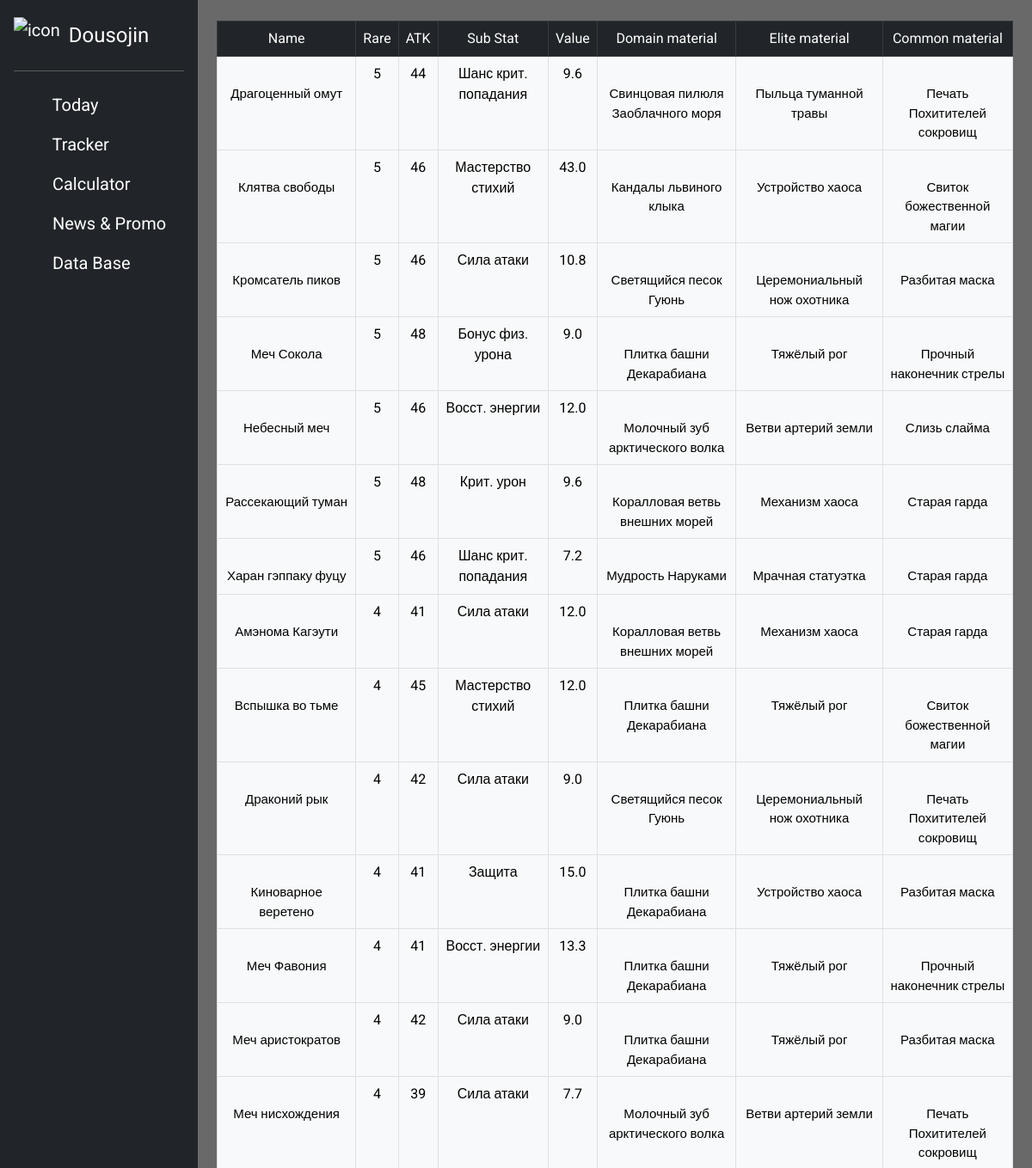
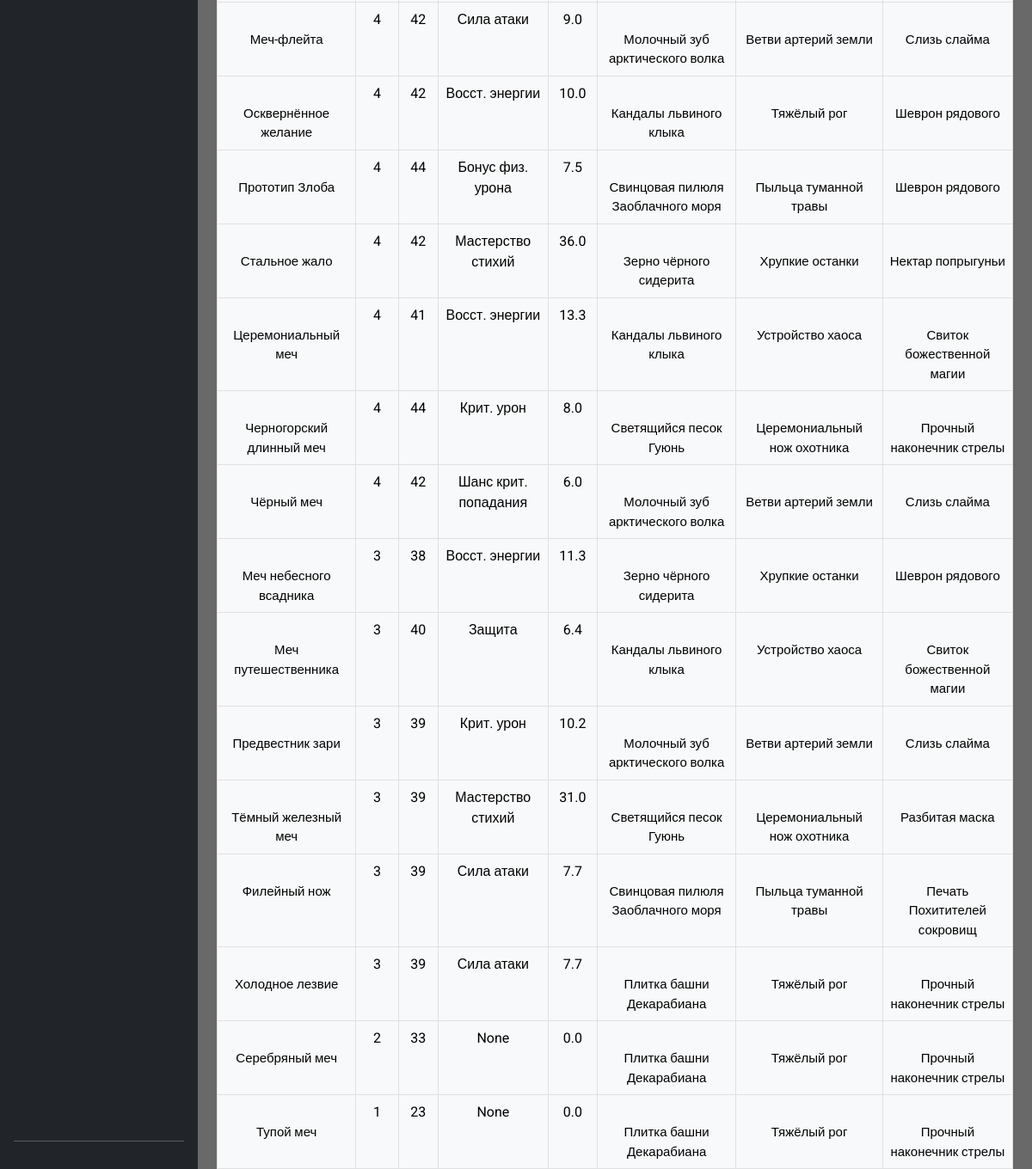
Screenshot of /db/weapons/swords with the database file from the repository (2 pictures, top to bottom).
### package/models.py (models this page shows)
class Weapon(Base):
    __tablename__ = "weapon"
    name = Column(String, primary_key=True)
    form = Column(String)
    rare = Column(Integer)
    atk = Column(Integer)
    sub_stat = Column(String)
    value = Column(Float)

class Weapon_ascension(Base):
    __tablename__ = "weapon_ascension"
    weapon = Column(String, ForeignKey(Weapon.name), primary_key=True)
    domain_material = Column(ForeignKey(Daily_material.name))
    elite_material = Column(String)
    common_material = Column(String)

### routes.py (the view)
@app.route('/db/weapons/swords')
def swords():
    result = session.query(Weapon, Weapon_ascension)\
                    .where(Weapon_ascension.weapon==Weapon.name, Weapon.form == "Одноручное")\
                    .order_by( Weapon.rare.desc(),Weapon.name.asc()).all()
    session.close()
    return render_template("tables/weapons.html", title="Swords", result=result)

### routes.py (called while the page is built)
@app.after_request
def add_header(response):
    response.headers['X-UA-Compatible'] = 'IE=Edge,chrome=1'
    response.headers['Cache-Control'] = 'no-store, max-age=0'
    return response

### templates/tables/weapons.html (shortened to what this page needs)
{% extends 'base.html' %}
{% block content %}
<div class="main" style="padding-top: 2vh;">
    <div class="container mt-2">
            <table class="table table-bordered">
                <thead class="table-dark">
                    <tr class="align-middle" style="text-align:center">
                        <td>Name</td>
                        <td>Rare</td>
                        <td>ATK</td>
                        <td>Sub Stat</td>
                        <td>Value</td>
                        <td>Domain material</td>
                        <td>Elite material</td>
                        <td>Common material</td>
                    </tr>
                </thead>
            {% for items in result %}
                <tr class="table-light">
                    <td>
                        <div class="align-middle">
                            <p>{{items[0].name}}</p>
                        </div>
                    </td>
                    <td>{{ items[0].rare }}</td>
                    <td>{{ items[0].atk }}</td>
                    <td>{{ items[0].sub_stat }}</td>
                    <td>{{ items[0].value }}</td>
                    <td>
                        <div class="align-middle">
                            <p>{{items[1].domain_material}}</p>
                        </div>
                    </td>
                    <td>
                        <div class="align-middle">
                            <p>{{ items[1].elite_material }}</p>
                        </div>
                    </td>
                    <td>
                        <div class="align-middle">
                            <p>{{ items[1].common_material }}</p>
                        </div>
                    </td>
                </tr>
            {% endfor %}
            </table>
        </div>
</div>
{% endblock %}

### templates/base.html (shortened to what this page needs)
<!doctype html>
<html>
<head>
  <link href="https://cdn.jsdelivr.net/npm/bootstrap@5.0.1/dist/css/bootstrap.min.css" rel="stylesheet"
>
  <link rel="stylesheet" type="text/css" href="https://cdn.datatables.net/1.10.25/css/dataTables.bootstrap5.css">
  <link rel="stylesheet" href="{{url_for('static', filename='css/main.css')}}">
</head>
<body>
  <header class="sidebar">
    <div class="d-flex flex-column flex-shrink-0 p-3 text-white bg-dark" id="sidebar">
      <a href="/" class="d-flex align-items-center mb-3 mb-md-0 me-md-auto text-white text-decoration-none">
        <img src="{{url_for('static', filename='images/icons/6.png')}}" alt="icon"
          style="height:50px; margin-right:10px;position:relative;top:4px">
        <span class="fs-4">Dousojin</span>
      </a>
      <hr>
      <ul class="nav nav-pills flex-column mb-auto">
        <li class="nav-item">
          {% if "Today" in title %}
          <a href="{{url_for('index')}}" class="nav-link active" aria-current="page">
            {% else %}
            <a href="{{url_for('index')}}" class="nav-link text-white" aria-current="page">
              {% endif %}
              <svg class="bi me-2" width="16" height="16">
                <use xlink:href="#home" />
              </svg>
              Today
            </a>
        </li>
        <li>
          {% if "Tracker" in title %}
          <a href="{{url_for('tracker_display')}}" class="nav-link active" aria-current="page">
            {% else %}
            <a href="{{url_for('tracker_display')}}" class="nav-link text-white" aria-current="page">
              {% endif %}
              <svg class="bi me-2" width="16" height="16">
                <use xlink:href="#speedometer2" />
              </svg>
              Tracker
            </a>
        </li>
        <li>
          {% if "Calculator" in title %}
          <a href="{{url_for('calculator')}}" class="nav-link active" aria-current="page">
            {% else %}
            <a href="{{url_for('calculator')}}" class="nav-link text-white" aria-current="page">
              {% endif %}
              <svg class="bi me-2" width="16" height="16">
                <use xlink:href="#table" />
              </svg>
              Calculator
            </a>
        </li>
        <li>
          {% if "News" in title %}
          <a href="{{url_for('info')}}" class="nav-link active" aria-current="page">
            {% else %}
            <a href="{{url_for('info')}}" class="nav-link text-white" aria-current="page">
              {% endif %}
              <svg class="bi me-2" width="16" height="16">
                <use xlink:href="#grid" />
              </svg>
              News & Promo
            </a>
        </li>
        <li>
          <div>
            <button class="nav-link text-white" aria-current="page" onclick="dropdown(1)">
              <svg class="bi me-2" width="16" height="16">
                <use xlink:href="#people-circle" />
              </svg>
              Data Base
            </button>
          </div>
        </li>
      </ul>
      <hr>
    </div>
  </header>
  {% block content %}
  {% endblock %}
</body>
</html>

### static/css/main.css (style rules this page uses)
html,body { height: 100%; background-color:dimgrey; font-family: 'Roboto', sans-serif; }
#sidebar { width: 230px; min-height: 100%; position: fixed; overflow-y: hidden; top: 0; left: 0; z-index: 1; font-size: 20px; }
.main { margin-left: 230px; margin-right: 0; padding: 10px; height: 95%; }
.card-title, p { font-size: 1.23rem; }
.codes tbody, td, tfoot, th, thead, tr { padding:5px; }
tr.table-light td { width:auto; text-align: center; margin: 0 auto; }
tr.table-light div.align-middle { max-height: 300px; padding: 0; margin: 0; }
tr.table-light div.align-middle p { padding: 0; margin: 0; font-size: 15px; }

### rows the page displays
Weapon: name "Драгоценный омут", rare "5", atk "44", sub_stat "Шанс крит. попадания", value "9.6", domain_material "Свинцовая пилюля Заоблачного моря", elite_material "Пыльца туманной травы", common_material "Печать Похитителей сокровищ"
Weapon: name "Клятва свободы", rare "5", atk "46", sub_stat "Мастерство стихий", value "43.0", domain_material "Кандалы львиного клыка", elite_material "Устройство хаоса", common_material "Свиток божественной магии"
Weapon: name "Кромсатель пиков", rare "5", atk "46", sub_stat "Сила атаки", value "10.8", domain_material "Светящийся песок Гуюнь", elite_material "Церемониальный нож охотника", common_material "Разбитая маска"
Weapon: name "Меч Сокола", rare "5", atk "48", sub_stat "Бонус физ. урона", value "9.0", domain_material "Плитка башни Декарабиана", elite_material "Тяжёлый рог", common_material "Прочный наконечник стрелы"
Weapon: name "Небесный меч", rare "5", atk "46", sub_stat "Восст. энергии", value "12.0", domain_material "Молочный зуб арктического волка", elite_material "Ветви артерий земли", common_material "Слизь слайма"
Weapon: name "Рассекающий туман", rare "5", atk "48", sub_stat "Крит. урон", value "9.6", domain_material "Коралловая ветвь внешних морей", elite_material "Механизм хаоса", common_material "Старая гарда"
Weapon: name "Харан гэппаку фуцу", rare "5", atk "46", sub_stat "Шанс крит. попадания", value "7.2", domain_material "Мудрость Наруками", elite_material "Мрачная статуэтка", common_material "Старая гарда"
Weapon: name "Амэнома Кагэути", rare "4", atk "41", sub_stat "Сила атаки", value "12.0", domain_material "Коралловая ветвь внешних морей", elite_material "Механизм хаоса", common_material "Старая гарда"
Weapon: name "Вспышка во тьме", rare "4", atk "45", sub_stat "Мастерство стихий", value "12.0", domain_material "Плитка башни Декарабиана", elite_material "Тяжёлый рог", common_material "Свиток божественной магии"
Weapon: name "Драконий рык", rare "4", atk "42", sub_stat "Сила атаки", value "9.0", domain_material "Светящийся песок Гуюнь", elite_material "Церемониальный нож охотника", common_material "Печать Похитителей сокровищ"
Weapon: name "Киноварное веретено", rare "4", atk "41", sub_stat "Защита", value "15.0", domain_material "Плитка башни Декарабиана", elite_material "Устройство хаоса", common_material "Разбитая маска"
Weapon: name "Меч Фавония", rare "4", atk "41", sub_stat "Восст. энергии", value "13.3", domain_material "Плитка башни Декарабиана", elite_material "Тяжёлый рог", common_material "Прочный наконечник стрелы"
Weapon: name "Меч аристократов", rare "4", atk "42", sub_stat "Сила атаки", value "9.0", domain_material "Плитка башни Декарабиана", elite_material "Тяжёлый рог", common_material "Разбитая маска"
Weapon: name "Меч нисхождения", rare "4", atk "39", sub_stat "Сила атаки", value "7.7", domain_material "Молочный зуб арктического волка", elite_material "Ветви артерий земли", common_material "Печать Похитителей сокровищ"
Weapon: name "Меч-флейта", rare "4", atk "42", sub_stat "Сила атаки", value "9.0", domain_material "Молочный зуб арктического волка", elite_material "Ветви артерий земли", common_material "Слизь слайма"
Weapon: name "Осквернённое желание", rare "4", atk "42", sub_stat "Восст. энергии", value "10.0", domain_material "Кандалы львиного клыка", elite_material "Тяжёлый рог", common_material "Шеврон рядового"
Weapon: name "Прототип Злоба", rare "4", atk "44", sub_stat "Бонус физ. урона", value "7.5", domain_material "Свинцовая пилюля Заоблачного моря", elite_material "Пыльца туманной травы", common_material "Шеврон рядового"
Weapon: name "Стальное жало", rare "4", atk "42", sub_stat "Мастерство стихий", value "36.0", domain_material "Зерно чёрного сидерита", elite_material "Хрупкие останки", common_material "Нектар попрыгуньи"
Weapon: name "Церемониальный меч", rare "4", atk "41", sub_stat "Восст. энергии", value "13.3", domain_material "Кандалы львиного клыка", elite_material "Устройство хаоса", common_material "Свиток божественной магии"
Weapon: name "Черногорский длинный меч", rare "4", atk "44", sub_stat "Крит. урон", value "8.0", domain_material "Светящийся песок Гуюнь", elite_material "Церемониальный нож охотника", common_material "Прочный наконечник стрелы"
Weapon: name "Чёрный меч", rare "4", atk "42", sub_stat "Шанс крит. попадания", value "6.0", domain_material "Молочный зуб арктического волка", elite_material "Ветви артерий земли", common_material "Слизь слайма"
Weapon: name "Меч небесного всадника", rare "3", atk "38", sub_stat "Восст. энергии", value "11.3", domain_material "Зерно чёрного сидерита", elite_material "Хрупкие останки", common_material "Шеврон рядового"
Weapon: name "Меч путешественника", rare "3", atk "40", sub_stat "Защита", value "6.4", domain_material "Кандалы львиного клыка", elite_material "Устройство хаоса", common_material "Свиток божественной магии"
Weapon: name "Предвестник зари", rare "3", atk "39", sub_stat "Крит. урон", value "10.2", domain_material "Молочный зуб арктического волка", elite_material "Ветви артерий земли", common_material "Слизь слайма"
Weapon: name "Тёмный железный меч", rare "3", atk "39", sub_stat "Мастерство стихий", value "31.0", domain_material "Светящийся песок Гуюнь", elite_material "Церемониальный нож охотника", common_material "Разбитая маска"
Weapon: name "Филейный нож", rare "3", atk "39", sub_stat "Сила атаки", value "7.7", domain_material "Свинцовая пилюля Заоблачного моря", elite_material "Пыльца туманной травы", common_material "Печать Похитителей сокровищ"
Weapon: name "Холодное лезвие", rare "3", atk "39", sub_stat "Сила атаки", value "7.7", domain_material "Плитка башни Декарабиана", elite_material "Тяжёлый рог", common_material "Прочный наконечник стрелы"
Weapon: name "Серебряный меч", rare "2", atk "33", sub_stat "None", value "0.0", domain_material "Плитка башни Декарабиана", elite_material "Тяжёлый рог", common_material "Прочный наконечник стрелы"
Weapon: name "Тупой меч", rare "1", atk "23", sub_stat "None", value "0.0", domain_material "Плитка башни Декарабиана", elite_material "Тяжёлый рог", common_material "Прочный наконечник стрелы"
